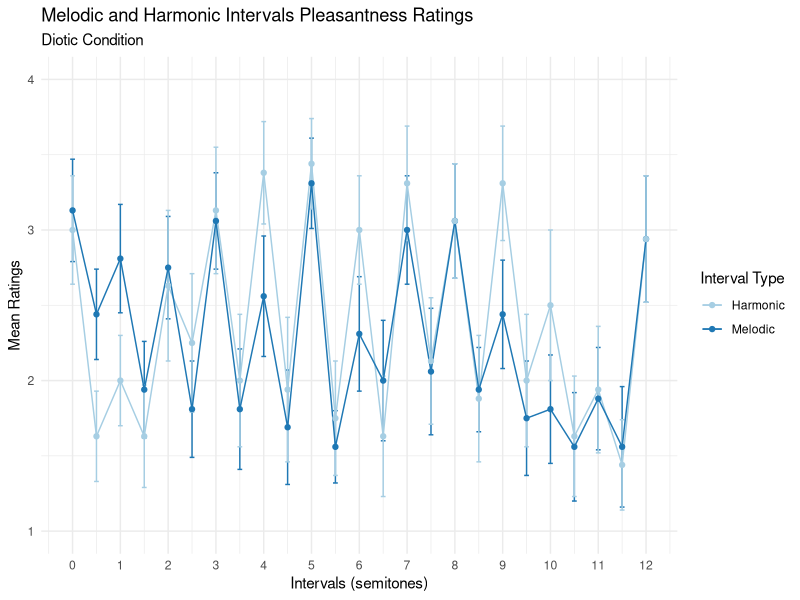
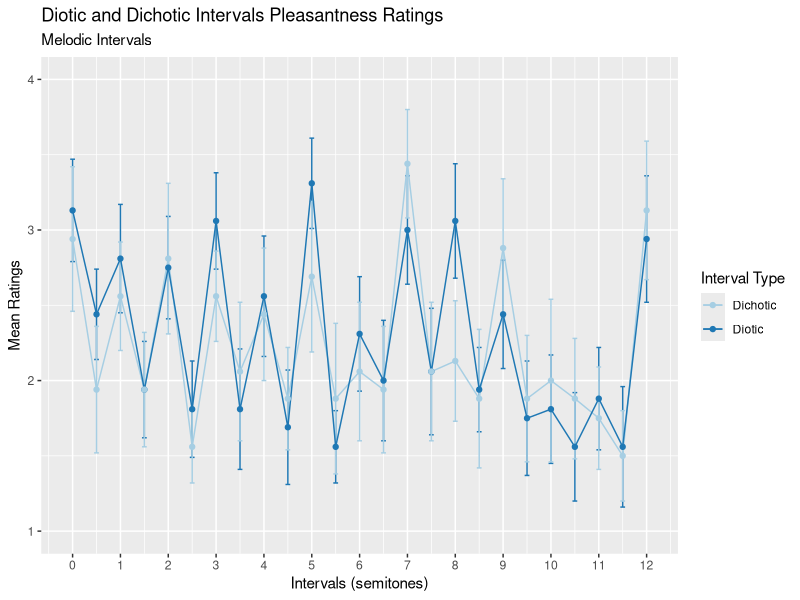

Recreate these plots in R, in order.
#The following code was used to create plots in
#Aesthetic Responses on Microtonal Intervals.
#Ho, M-J., Tomokane, J., Konno, R., McDermott, J.H., Fujii, S., Savage, P.E.
#2019 July

#following package must be loaded
library(ggplot2)

#set workdrive
setwd("/Users/MelodyHo/Documents/KEIO/CompMusic/Consonance/")

#import data
ratings<-read.csv("Ho et al. 2019raw.csv", header=TRUE, row.names = 1)

#Line graph of mean ratings by # of intervals with error bars of 95% CI.

#Melodic and hamonic intervals 
#pleasantness rating/diotic condition as example, change y, errorbars, and title for other plots
#plot
ggplot(ratings, aes(x = Intervals, y= P.D, group = MH.grouping, color = MH.grouping)) + 
      geom_errorbar(aes(ymin=P.D - P.D_CI, ymax = P.D + P.D_CI), width=.1) +
      geom_line() +
      geom_point() + 
      ylim(1,4) +
      scale_x_continuous(breaks=seq(0, 12, 1)) +
      labs(title="Melodic and Harmonic Intervals Pleasantness Ratings",
          subtitle ="Diotic Condition",
          x = "Intervals (semitones)",
          y = "Mean Ratings",
          color = "Interval Type") +
          scale_color_brewer(palette="Paired") +
      theme_minimal()

#For melodic and harmonic intervals plots
#MH.grouping : melodic or harmonic interval type
#P.D : Pleasantness ratings/diotic condition
#P.DC : Pleasantness ratings/dichotic condition
#C.D : Consonance ratings/diotic condition
#C.DC : Consonance ratings/dichotic condition
#B.D : Beauty ratings/diotic condition
#B.DC : Beauty ratings/dichotic condition
##add _CI at the end for error bars


#Diotic and Dichotic intervals 
#pleasantness rating/melodic intervals as example, change y, errorbars, and title for other plots
#plot
ggplot(ratings, aes(x = Intervals, y= P.M, group = DDC.grouping, color = DDC.grouping)) + 
  geom_errorbar(aes(ymin=P.M - P.M_CI, ymax = P.M + P.M_CI), width=.1) +
  geom_line() +
  geom_point() + 
  ylim(1,4) +
  scale_x_continuous(breaks=seq(0, 12, 1)) +
  labs(title="Diotic and Dichotic Intervals Pleasantness Ratings",
       subtitle ="Melodic Intervals",
       x = "Intervals (semitones)",
       y = "Mean Ratings",
       color = "Interval Type") +
  scale_color_brewer(palette="Paired")

#For diotic and dichotic conditions plots
#DDC.grouping : diotic or dichotic condition type
#P.M : Pleasantness ratings/melodic intervals
#P.H : Pleasantness ratings/harmonic intervals
#C.M : Consonance ratings/melodic intervals
#C.H : Consonance ratings/harmonic intervals
#B.M : Beauty ratings/melodic intervals
#B.H : Beauty ratings/harmonic intervals
##add _CI at the end for error bars
